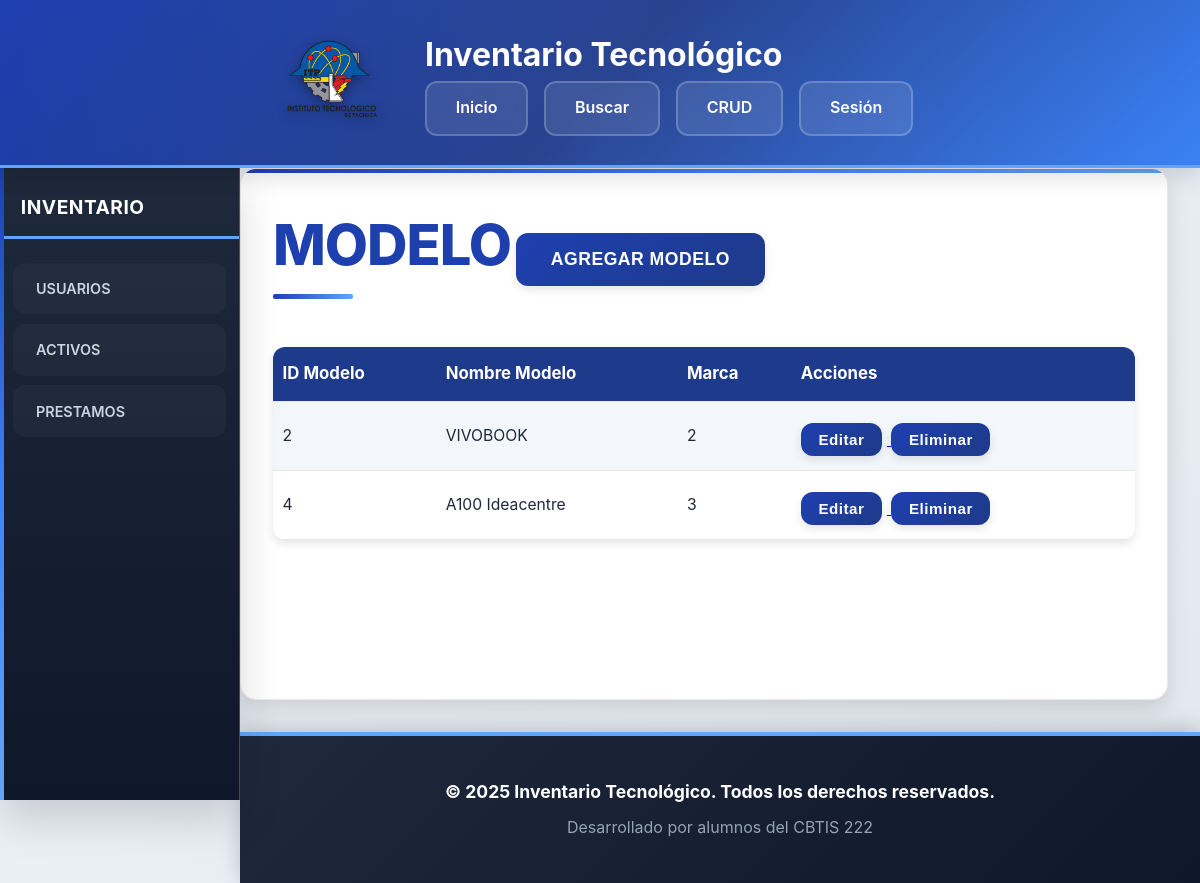
The page /pages/form_Modelo.php on the database its author committed.
### tables this page shows
CREATE TABLE `Modelos` (
  `id_modelo` int(11) NOT NULL,
  `nombre_modelo` varchar(50) NOT NULL,
  `id_marca` int(11) DEFAULT NULL
);

### api/consulta_modelo.php (called while the page is built, shortened)
<?php
$resultado = $conexion->query(
    "SELECT*
    FROM
    Modelos
    ORDER BY CAST(SUBSTRING(id_modelo, -4) AS UNSIGNED) ASC;"
);

### pages/form_Modelo.php (the view)
<?php
include '../includes/DBConfig.php';
include '../api/consulta_modelo.php';
?>
<?php include '../includes/header.php'; ?>
<section class="contenedor">
    <h1>MODELO</h1>
    <a href="./form_NuevoModelo.php">
        <button>AGREGAR MODELO</button>
    </a>
    <table class="tablas">
        <tr>
            <th>ID Modelo</th>
            <th>Nombre Modelo</th>
            <th>Marca</th>
            <th>Acciones</th>
        </tr>
        <?php while ($row = $resultado->fetch_assoc()): ?>
            <tr>
                <td><?= ($row['id_modelo']) ?></td>
                <td><?= ($row['nombre_modelo']) ?></td>
                <td><?= ($row['id_marca']) ?></td>
                <td><a href="./form_ActualizarModelo.php?id=<?php echo $row['id_modelo']; ?>">
                            <button>Editar</button>
                        </a>
                    <a href="../api/eliminar_modelo.php?id=<?php echo $row['id_modelo']; ?>"
                        onclick="return confirm('¿Estás seguro de eliminar este usuario?')">
                        <button>Eliminar</button>
                    </a>
                </td>
            </tr>
        <?php endwhile; ?>
    </table>
</section>
<?php include '../includes/footer.php'; ?>

### assets/css/style.css (style rules this page uses)
* { margin: 0; padding: 0; box-sizing: border-box; }
:root { --color-guinda: #1e40af; --color-guinda-oscuro: #1e3a8a; --color-guinda-claro: #2563eb; --color-azul-electrico: #3b82f6; --color-azul-oscuro: #1e40af; --color-dorado: #60a5fa; --color-fondo: #F1F5F9; --color-fondo-secundario: #FFFFFF; --color-texto: #1E293B; --color-texto-claro: #64748B; --sombra-xs: 0 1px 2px rgba(0, 0, 0, 0.05); --sombra-sm: 0 2px 4px rgba(0, 0, 0, 0.08); --sombra-md: 0 4px 8px rgba(0, 0, 0, 0.1); --sombra-lg: 0 10px 20px rgba(0, 0, 0, 0.12); --sombra-xl: 0 20px 40px rgba(0, 0, 0, 0.15); --transicion-rapida: 0.15s ease; --transicion-normal: 0.3s ease; --transicion-lenta: 0.5s ease; --radio-sm: 8px; --radio-md: 12px; --radio-lg: 16px; }
body { font-family: -apple-system, BlinkMacSystemFont, 'Inter', 'Segoe UI', 'Roboto', sans-serif; background: linear-gradient(135deg, #F1F5F9 0%, #E2E8F0 100%); color: var(--color-texto); line-height: 1.6; min-height: 100vh; overflow-x: hidden; display: flex; flex-direction: column; }
.contenedor { margin-left: 240px; margin-top: 168px; padding: 2rem; min-height: calc(100vh - 268px); background: var(--color-fondo-secundario); border-radius: var(--radio-lg); box-shadow: var(--sombra-lg); position: relative; overflow: hidden; border: 1px solid rgba(139, 21, 56, 0.1); animation: fadeInUp 0.6s ease-out; margin-right: 2rem; margin-bottom: 2rem; flex: 1; }
.contenedor::before { content: ''; position: absolute; top: 0; left: 0; width: 100%; height: 4px; background: linear-gradient(90deg, var(--color-guinda), var(--color-azul-electrico), var(--color-dorado)); }
.contenedor h1 { color: var(--color-guinda); font-size: 3.5rem; margin-bottom: 1.5rem; font-weight: 800; letter-spacing: -1px; position: relative; display: inline-block; }
.contenedor h1::after { content: ''; position: absolute; bottom: -8px; left: 0; width: 80px; height: 5px; background: linear-gradient(90deg, var(--color-guinda), var(--color-dorado)); border-radius: 2px; }
.tablas { width: 100%; border-collapse: separate; border-spacing: 0; background: #fff; border-radius: var(--radio-md); box-shadow: var(--sombra-md); margin-top: 2rem; font-size: 1rem; table-layout: auto; overflow: hidden; }
.tablas th, .tablas td { padding: 0.85rem 0.6rem; text-align: left; border-bottom: 1px solid #e5e7eb; vertical-align: middle; max-width: 170px; word-break: break-word; white-space: normal; overflow-wrap: anywhere; }
.tablas th { white-space: normal; overflow-wrap: anywhere; font-size: 0.99rem; }
.tablas td { font-size: 0.98rem; }
@media (min-width: 1200px) { .tablas th, .tablas td { max-width: 260px; } }
.tablas th { background: var(--color-guinda-oscuro); color: #fff; font-weight: 700; font-size: 1.05rem; position: sticky; top: 0; z-index: 2; }
.tablas tr:nth-child(even) { background: #f3f6fa; }
.tablas td button { margin-right: 0.3rem; padding: 0.5rem 1.1rem; font-size: 0.95rem; }
button, input[type="submit"] { background: linear-gradient(135deg, var(--color-guinda) 0%, var(--color-guinda-oscuro) 100%); color: white; border: none; border-radius: var(--radio-md); font-size: 1.1rem; font-weight: 700; padding: 1rem 2.2rem; cursor: pointer; transition: var(--transicion-normal); box-shadow: var(--sombra-md); margin-top: 0.5rem; letter-spacing: 0.5px; position: relative; overflow: hidden; }

### rows shown on the page
modelos: id_modelo "2", nombre_modelo "VIVOBOOK", id_marca "2"
modelos: id_modelo "4", nombre_modelo "A100 Ideacentre", id_marca "3"
